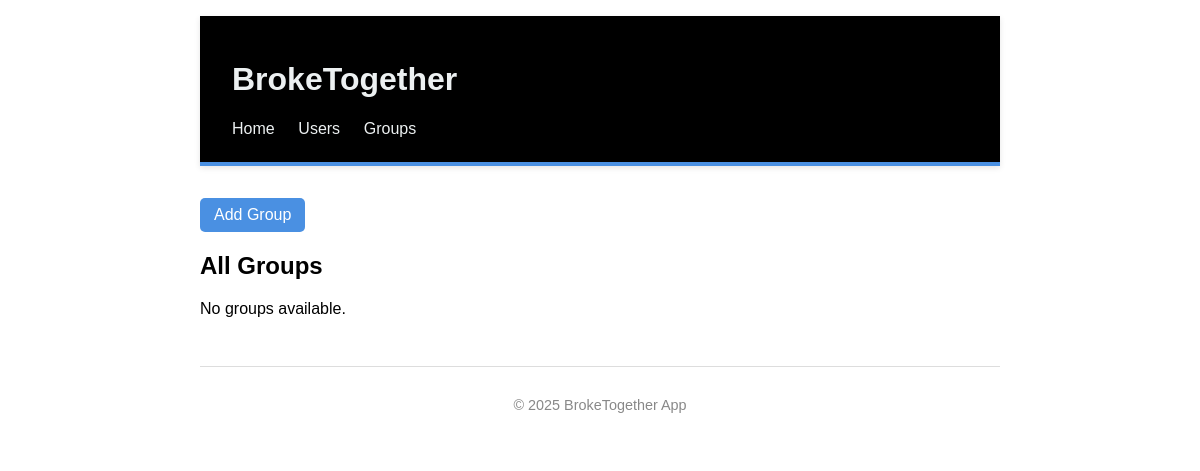
Before: /groups/ with the older database file.
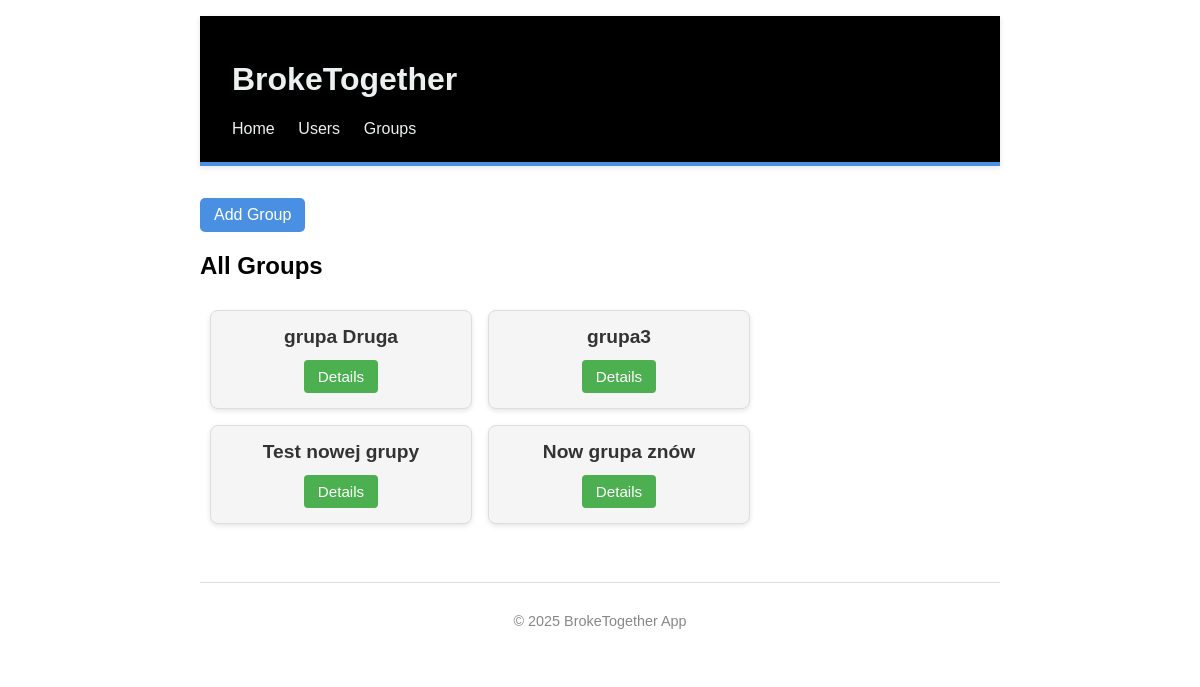
After: the same page with the newer database file.
### app/models.py (models this page shows)
class Base(DeclarativeBase):
    pass

class Group(Base):
    __tablename__ = "groups"
    id: Mapped[int] = mapped_column(primary_key=True)
    name: Mapped[str] = mapped_column(Text, nullable=False, unique=False)
    users: Mapped[list["User"]] = relationship(
        "User",
        secondary=user_group_association,
        back_populates="groups"
    )
    expenses: Mapped[list["Expense"]] = relationship(
        "Expense",
        back_populates="group",
        cascade="all, delete-orphan"
    )

### app/routers/groups.py (the view)
@router.get("/", response_class=HTMLResponse)
def get_groups(request: Request, db: Session = Depends(get_db)):
    groups = get_all_groups(db)
    return templates.TemplateResponse("groups.html", {"request": request, "groups": groups})

### app/templates/groups.html (shortened to what this page needs)
{% extends "base.html" %}
{% block content %}
<div style="margin-top: 2rem;">
    <form action="/forms/group">
        <button type="submit" class="btn">Add Group</button>
    </form>
</div>
<h2>All Groups</h2>
{% if groups %}
    <div class="group-list">
        {% for group in groups %}
            <div class="group-card">
            <span class="groupname">{{ group.name }}</span>
            <form action="/groups/{{ group.id }}" method="get">
                <button type="submit" class="details-button">Details</button>
            </form>
            </div>
        {% endfor %}
    </div>
{% else %}
    <p>No groups available.</p>
{% endif %}
{% endblock %}

Changed rows visible on the page:
added Group: name "grupa Druga"
added Group: name "grupa3"
added Group: name "Test nowej grupy"
added Group: name "Now grupa znów"
Other visible differences:
text no longer shown: "No groups available."
